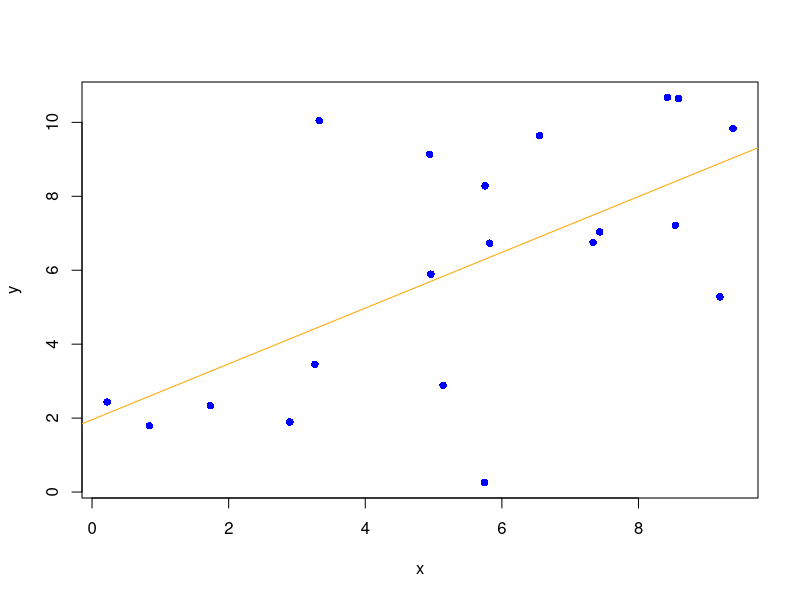

This chart was generated by the following R code:
x <- runif(min = 0, max = 10, n = 20)
y <- x + rnorm(n = 20, mean = 0, sd = 4)

# Daten sind minimal verstreut
plot(x, y, col = "blue", pch = 16)
abline(lm(y ~ x), col = "orange")

# Korrelation
cor(x, y)
# R^2
summary(lm(y ~ x))$r.squared
# Varianz
var(y)